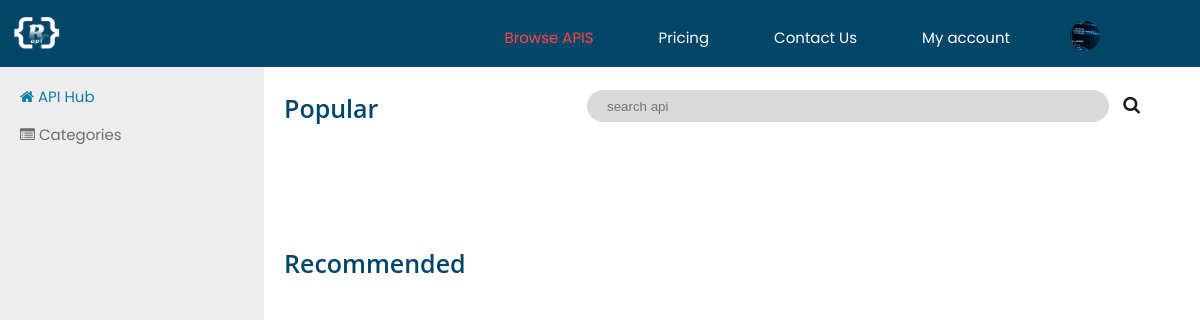
The app's page /categories/?category=entertainment (signed in), older data.
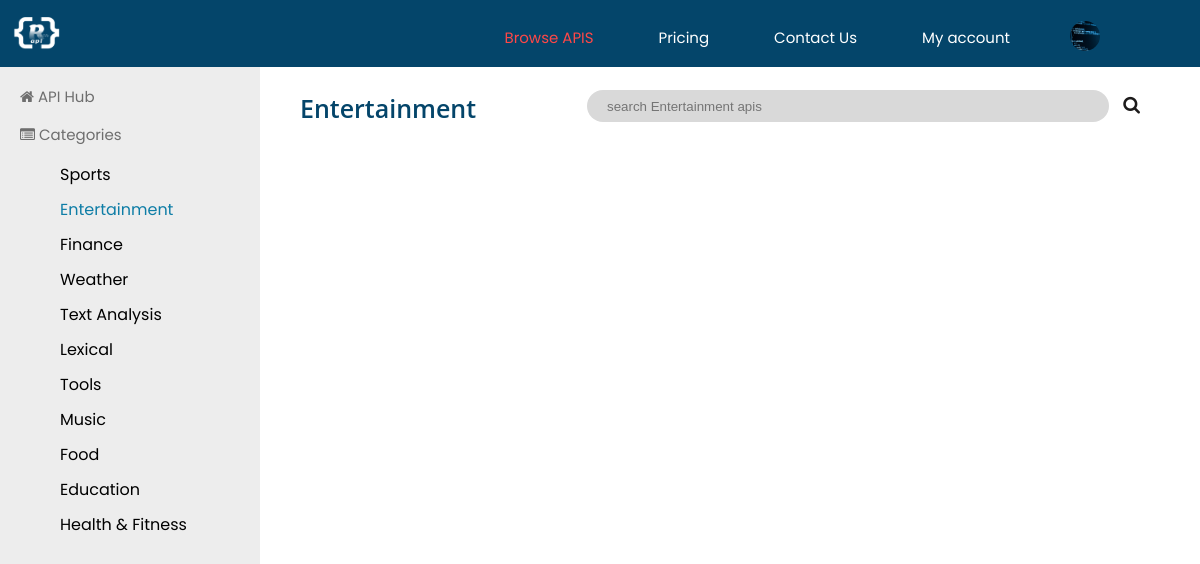
The same page, newer data.
### roniib_api/models.py (models this page shows, shortened)
class APICategories(models.Model):
    category=models.CharField(max_length=255)
    category_short=models.CharField(max_length=255)

### roniib_api/views.py (the view)
# urls.py: path('categories/', views.apicategories, name='apicategories'),
def apicategories(request):
    category=request.GET.get('category','')
    recommended=[]
    popular=ApiDocumentation.objects.all().order_by('-api_subscribers')[:3]
    rc=ApiDocumentation.objects.all().order_by('-api_total_requests')
    count=0
    for r in rc:
        if count>=3:
            break
        if r not in popular:
            recommended.append(r)
            count+=1
    context={
        'categories': APICategories.objects.all(),
        'popular':popular,
        'recommended':recommended,
    }
    if category:
        cat=APICategories.objects.filter(category_short=category).first()
        if cat:
            context={
                'categories':APICategories.objects.all(),
                'selected_category':group_into_subgroups(ApiDocumentation.objects.filter(api_category=cat)),
                'selected_category_name':cat.category,
            }
    return render(request,'apicategories.html',context=context)

### roniib_api/views.py (called while the page is built)
def group_into_subgroups(items):
    subgroups = []
    subgroup_size = 3
    for i in range(0, len(items), subgroup_size):
        subgroup = items[i:i+subgroup_size]
        subgroups.append(subgroup)
    return subgroups

### roniib_api/templates/apicategories.html (shortened to what this page needs)
<!DOCTYPE html>
<html lang="en">
{% load static %}
<head>
    <link rel="stylesheet" href="{% static '/css/main.css' %}">
    <link rel="stylesheet" href="https://cdnjs.cloudflare.com/ajax/libs/font-awesome/4.7.0/css/font-awesome.min.css">
</head>
<body>
<nav class="topnav">
    <img src="{% static 'images/light_blue_png.png' %}" alt="roniib icon" width="50" height="40"
         style="margin-top:10px;margin-left:10px">
    <ul class="topLinks">
        <li><a href="#" class="active">Browse APIS</a></li>
        <li><a href="{% url 'pricing' %}" class="inactive">Pricing</a></li>
        <li><a href="{% url 'contact' %}" class="inactive">Contact Us</a></li>
        {% if not request.user.is_authenticated %}
        <li><a href="{% url 'login' %}" class="inactive">Sign In</a></li>
        <li><a href="{% url 'register' %}" class="inactive">Register</a></li>
        {% else %}
        <li><a href="{% url 'myaccount' %}" class="inactive">My account</a></li>
        <img src="{% static 'images/bgimg.jpg' %}"
             width="30" height="30" style="border-radius:30px;margin-top:5px">
        {% endif %}
    </ul>
</nav>
<div style="display: flex;margin-top: 50px;">
    <div style="width: 20%;background: #EDEDED;;padding: 20px;">
        {% if selected_category_name %}
        <a href="{% url 'apicategories' %}" class="active">
            <p>
                    <span>
                        <i class="fa fa-home"></i>
                    </span>
                API Hub
            </p>
        </a>
        {% else %}
        <a href="#" class="active">
            <p  style="color: #0E7DA6;">
                    <span>
                        <i class="fa fa-home"></i>
                    </span>
                API Hub
            </p>
        </a>
        {% endif %}
        <p>
            <span>
                    <i class="fa fa-list-alt"></i>
                </span>
            Categories</p>
        <ul style=" list-style-type: none;">
            {% for c in categories %}
            {% if selected_category_name == c.category %}
            <a class="lnk-inactive" href="{% url 'apicategories' %}?category={{c.category_short}}">
                <li style="color: #0E7DA6;">{{c.category}}</li>
            </a>
            {% else %}
            <a class="lnk-inactive" href="{% url 'apicategories' %}?category={{c.category_short}}">
                <li>{{c.category}}</li>
            </a>
            {% endif %}
            {% endfor %}
        </ul>
    </div>
    {% if selected_category_name %}
    <div class="right-part">
        <div class="with-search">
            <h2>{{selected_category_name}}</h2>
            <div>
                <input type="text" placeholder="search {{selected_category_name}} apis">
                <i class="fa fa-search" style="font-size:18px"></i>
            </div>
        </div>
    </div>
    {% else %}
    <div style="width: 80%;padding: 20px;overflow-y: scroll;height: 85vh">
        <div class="with-search">
            <h2>Popular</h2>
            <div>
                <input type="text" placeholder="search api">
                <i class="fa fa-search" style="font-size:18px"></i>
            </div>
        </div>
        <div style="overflow-x: auto;">
        </div>
        <h2>Recommended</h2>
        <div style="overflow-x: auto;">
        </div>
    </div>
    {% endif %}
</div>
</body>
</html>

### roniib_api/static/css/main.css (style rules this page uses)
body { margin: 0px; font-family: Poppins; }
.topnav { background-color: rgba(4, 69, 106, 1); display: flex; width: 100%; justify-content: space-between; position: fixed; top: 0; z-index: 2; width: 100%; box-shadow: inset; }
.topnav a { margin-top: 15px; margin-left: 5px; }
.topnav ul { display: flex; justify-content: center; align-items: right; gap: 60px; list-style-type: none; cursor: pointer; }
a.active { color: #ff4747; text-decoration: none; }
a.inactive { color: #ffffff; text-decoration: none; }
.right-part { width: 80%; padding: 20px; overflow-y: scroll; height: 85vh; padding-left: 40px; }
body { background: url('https://images.inc.com/uploaded_files/image/1024x576/software-computer-code-1940x900_35196.jpg'), }
.with-search { display: flex; justify-content: space-between; margin-right: 40px; }
.with-search input { padding-left: 20px; height: 30px; margin-top: 20px; width: 500px; border-radius: 20px; border: none; background: #D9D9D9; }
.with-search i { margin-left: 10px; margin-top: 25px; color: #1D1B1B; }
a { text-decoration: none; }
.lnk-inactive { color: #000; }
ul li { margin-top: 10px; }
.topLinks { text-decoration: none; right: 0; margin-right: 100px; }
.topLinks li { color: #FFF; font-size: 15px; font-style: normal; line-height: normal; }
p { color: #6E6E6E; font-size: 15px; }
h2 { font-family: 'Open Sans', sans-serif; font-size: 25px; font-weight: 550; color: rgba(4, 69, 106, 1); }

Row changes from the older to the newer data that the page shows:
added APICategories: category "Sports"
added APICategories: category "Entertainment", category "search Entertainment apis"
added APICategories: category "Finance"
added APICategories: category "Weather"
added APICategories: category "Text Analysis"
added APICategories: category "Lexical"
added APICategories: category "Tools"
added APICategories: category "Music"
added APICategories: category "Food"
added APICategories: category "Education"
added APICategories: category "Health & Fitness"
Text that changed along with them:
text no longer shown: "Popular Recommended"
